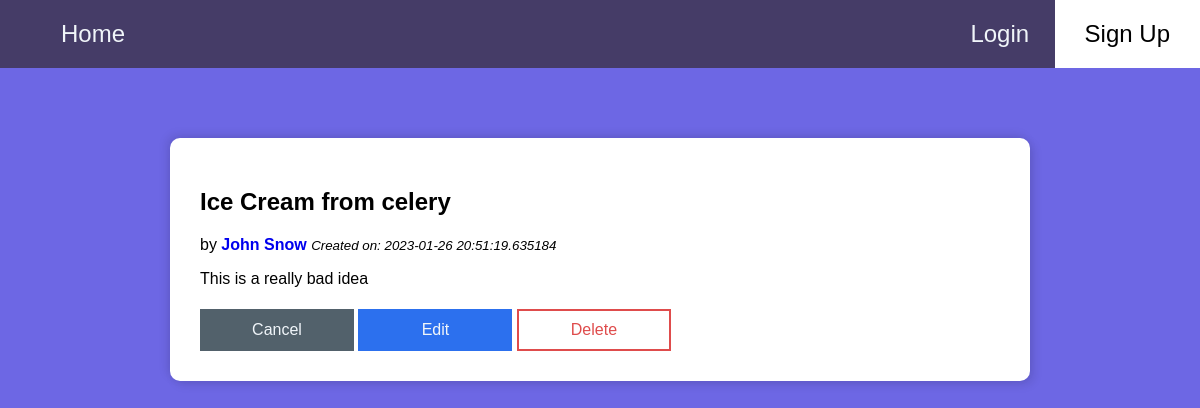
/posts/13, run on the app's committed database.
### models.py (models this page shows, shortened)
class Post(db.Model):
    __tablename__ = "post"
    id = db.Column(db.Integer(), primary_key=True, autoincrement=True)
    title = db.Column(db.String(100))
    content = db.Column(db.Text)
    create_at = db.Column(db.DateTime, default=datetime.now)
    user_id = db.Column(db.Integer, db.ForeignKey("Users.id"), nullable=False)
    tag = db.relationship('Tag', secondary='post_tags', backref='posts')

class Users(db.Model):
    __tablename__ = "Users"
    id = db.Column(db.Integer(), primary_key=True, autoincrement=True)
    first_name = db.Column(db.String(50), nullable=False)
    last_name = db.Column(db.String(100), nullable=False)
    image_url = db.Column(db.String(200))
    posts = db.relationship("Post", backref="user", cascade="all, delete-orphan")

### app.py (the view)
@app.route("/posts/<int:post_id>")
def show_post(post_id):
    post = Post.query.get_or_404(post_id)
    user = Users.query.get(post.user_id)
    return render_template("posts/view_post.html", post=post, user=user)

### templates/posts/view_post.html (shortened to what this page needs)
{% extends 'base.html' %}
{% block content %}
<div class='main-container'>
    <div class='post-card'>
        <h2>{{post.title}}</h2>
        <p>by <a href='/users/{{ user.id }}'><b>{{ user.first_name}} {{ user.last_name }}</b></a>
            <i><small>Created on: {{ post.create_at }}</small></Created></i>
        </p>
        <p>{{post.content}}</p>
        <div class='post-controls'>
            <a href='/users/{{ user.id }}'>
                <div class='button-link-user-cancel button-inline' role="button">Cancel</div>
            </a>
            <a href='/posts/{{post.id}}/edit'>
                <div class='button-link-user-edit button-inline button-large' role="button">Edit</div>
            </a>
            <a href='/posts/{{post.id}}/delete'>
                <div class='button-link-user-delete button-inline button-large' role="button">Delete</div>
            </a>
        </div>
    </div>
</div>
{% endblock %}

### static/app.css (style rules this page uses)
body { margin: 0; padding: 0; box-sizing: border-box; background-color: #6D67E4; font-family: Arial, Helvetica, sans-serif; }
a { text-decoration: none; }
.button-link-user-edit { display: flex; grid-area: area-3; display: block; background-color: #2c70ee; text-align: center; color: #F0F5F9; border: #2c70ee solid 2px; }
.button-link-user-delete { display: flex; grid-area: area-4; display: block; background-color: white; text-align: center; color: #df4c4c; border: #df4c4c solid 2px; }
.button-large { width: 150px; padding: 10px 0px; }
.button-link-user-cancel { margin-top: 5px; width: 150px; padding: 10px 0px; background-color: #52616B; text-align: center; color: #F0F5F9; border: #52616B solid 2px; }
.button-inline { display: inline-block; }
.main-container { display: flex; align-items: center; justify-content: center; }
.post-card { margin-top: 20px; width: fit-content; block-size: fit-content; width: 80%; max-width: 80%; height: 50%; padding: 30px; background: #FFFFFF; box-shadow: -3px -3px 10px rgba(0, 0, 0, 0.1), 4px 4px 10px rgba(0, 0, 0, 0.1); border-radius: 10px; text-align: left; }

### data on the page
Post: title "Ice Cream from celery", create_at "2023-01-26 20:51:19.635184", content "This is a really bad idea"
Users: first_name "John", last_name "Snow"
